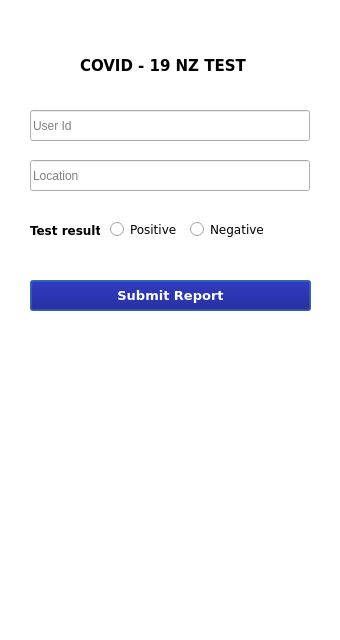
<?xml version="1.0" encoding="UTF-8"?>
<ui version="4.0">
 <class>admincovidtestreport</class>
 <widget class="QDialog" name="admincovidtestreport">
  <property name="geometry">
   <rect>
    <x>0</x>
    <y>0</y>
    <width>340</width>
    <height>640</height>
   </rect>
  </property>
  <property name="minimumSize">
   <size>
    <width>340</width>
    <height>640</height>
   </size>
  </property>
  <property name="maximumSize">
   <size>
    <width>340</width>
    <height>640</height>
   </size>
  </property>
  <property name="windowTitle">
   <string>Dialog</string>
  </property>
  <widget class="QLineEdit" name="userid">
   <property name="geometry">
    <rect>
     <x>30</x>
     <y>110</y>
     <width>280</width>
     <height>31</height>
    </rect>
   </property>
   <property name="minimumSize">
    <size>
     <width>280</width>
     <height>0</height>
    </size>
   </property>
   <property name="maximumSize">
    <size>
     <width>280</width>
     <height>16777215</height>
    </size>
   </property>
   <property name="alignment">
    <set>Qt::AlignLeading|Qt::AlignLeft|Qt::AlignVCenter</set>
   </property>
   <property name="placeholderText">
    <string>User Id</string>
   </property>
  </widget>
  <widget class="QLineEdit" name="location">
   <property name="geometry">
    <rect>
     <x>30</x>
     <y>160</y>
     <width>280</width>
     <height>31</height>
    </rect>
   </property>
   <property name="minimumSize">
    <size>
     <width>280</width>
     <height>0</height>
    </size>
   </property>
   <property name="maximumSize">
    <size>
     <width>280</width>
     <height>16777215</height>
    </size>
   </property>
   <property name="placeholderText">
    <string>Location</string>
   </property>
  </widget>
  <widget class="QLabel" name="label">
   <property name="geometry">
    <rect>
     <x>-10</x>
     <y>50</y>
     <width>351</width>
     <height>31</height>
    </rect>
   </property>
   <property name="font">
    <font>
     <family>Verdana</family>
     <pointsize>11</pointsize>
     <bold>true</bold>
    </font>
   </property>
   <property name="text">
    <string>COVID - 19 NZ TEST </string>
   </property>
   <property name="alignment">
    <set>Qt::AlignCenter</set>
   </property>
  </widget>
  <widget class="QRadioButton" name="positive">
   <property name="geometry">
    <rect>
     <x>110</x>
     <y>220</y>
     <width>69</width>
     <height>18</height>
    </rect>
   </property>
   <property name="font">
    <font>
     <family>Verdana</family>
    </font>
   </property>
   <property name="text">
    <string>Positive</string>
   </property>
  </widget>
  <widget class="QRadioButton" name="negative">
   <property name="geometry">
    <rect>
     <x>190</x>
     <y>220</y>
     <width>101</width>
     <height>18</height>
    </rect>
   </property>
   <property name="font">
    <font>
     <family>Verdana</family>
    </font>
   </property>
   <property name="text">
    <string>Negative</string>
   </property>
  </widget>
  <widget class="QLabel" name="label_2">
   <property name="geometry">
    <rect>
     <x>30</x>
     <y>220</y>
     <width>70</width>
     <height>20</height>
    </rect>
   </property>
   <property name="font">
    <font>
     <family>Verdana</family>
     <bold>true</bold>
    </font>
   </property>
   <property name="text">
    <string>Test result :</string>
   </property>
  </widget>
  <widget class="QPushButton" name="submitCovidreport">
   <property name="geometry">
    <rect>
     <x>30</x>
     <y>280</y>
     <width>281</width>
     <height>31</height>
    </rect>
   </property>
   <property name="font">
    <font>
     <family>Verdana</family>
     <pointsize>10</pointsize>
     <bold>true</bold>
    </font>
   </property>
   <property name="styleSheet">
    <string notr="true">background-color: rgb(0, 0, 127);
color: rgb(255, 255, 255);</string>
   </property>
   <property name="text">
    <string>Submit Report</string>
   </property>
  </widget>
  <widget class="QLabel" name="label_3">
   <property name="geometry">
    <rect>
     <x>0</x>
     <y>0</y>
     <width>341</width>
     <height>641</height>
    </rect>
   </property>
   <property name="styleSheet">
    <string notr="true">background-color: rgb(255, 255, 255);</string>
   </property>
   <property name="text">
    <string/>
   </property>
  </widget>
  <widget class="QPushButton" name="backbutton">
   <property name="geometry">
    <rect>
     <x>10</x>
     <y>10</y>
     <width>51</width>
     <height>31</height>
    </rect>
   </property>
   <property name="text">
    <string/>
   </property>
   <property name="icon">
    <iconset>
     <normaloff>image/arrowleft.png</normaloff>image/arrowleft.png</iconset>
   </property>
   <property name="iconSize">
    <size>
     <width>40</width>
     <height>40</height>
    </size>
   </property>
   <property name="shortcut">
    <string>Up, Up, Up</string>
   </property>
   <property name="autoExclusive">
    <bool>false</bool>
   </property>
   <property name="flat">
    <bool>true</bool>
   </property>
  </widget>
  <zorder>label_3</zorder>
  <zorder>userid</zorder>
  <zorder>location</zorder>
  <zorder>label</zorder>
  <zorder>positive</zorder>
  <zorder>negative</zorder>
  <zorder>label_2</zorder>
  <zorder>submitCovidreport</zorder>
  <zorder>backbutton</zorder>
 </widget>
 <resources/>
 <connections/>
</ui>
